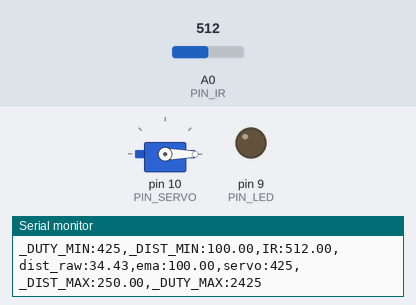
Bench run of a sketch on a simulated Arduino Uno, built with avr-gcc and run on an emulated ATmega328P. Shown: servo, output pins drawn as LEDs (lit = HIGH), the last lines printed to the serial monitor. Inputs (shaded band) come from the test bench; at power-on: A0 (PIN_IR) = 512.

Above: at 1.2 s.
1.3 s: A0 (PIN_IR) set to 356
2.8 s: A0 (PIN_IR) set to 329
At 4.0 s:
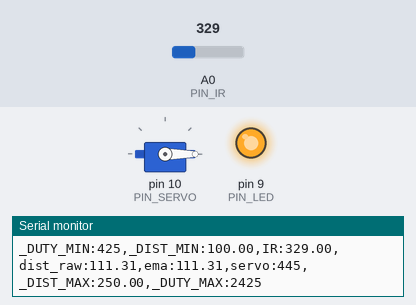
4.3 s: A0 (PIN_IR) set to 240
At 4.9 s:
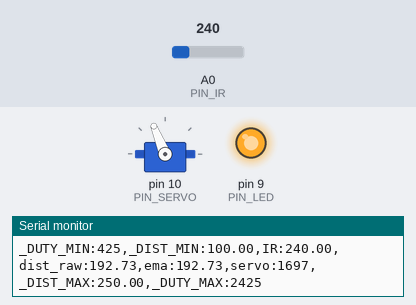
6.1 s: A0 (PIN_IR) set to 260
At 7.4 s:
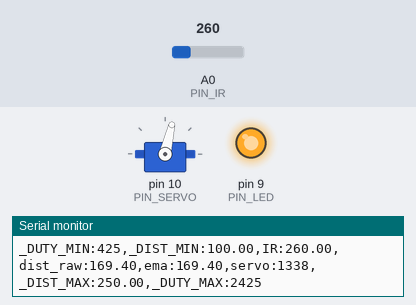
7.8 s: A0 (PIN_IR) set to 306
At 9.4 s:
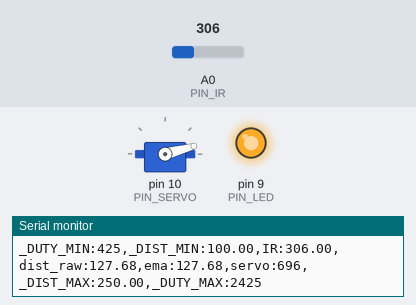
Timing chart, 0 to 10.5 s (numbered marks = the images above; inputs shaded):
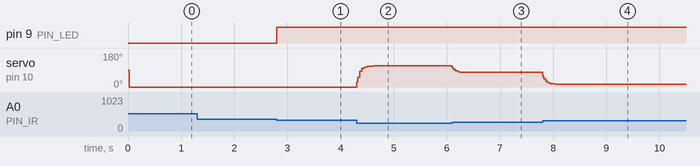

The sketch:

17_example_3.ino
```cpp
#include <Servo.h>

// Arduino pin assignment

#define PIN_IR    0         // IR sensor at Pin A0
#define PIN_LED   9
#define PIN_SERVO 10

#define _DUTY_MIN 425  // servo full clock-wise position (0 degree)
#define _DUTY_NEU 1450  // servo neutral position (90 degree)
#define _DUTY_MAX 2425  // servo full counter-clockwise position (180 degree)

#define _DIST_MIN  100.0   // minimum distance 100mm
#define _DIST_MAX  250.0   // maximum distance 250mm

#define _DIST_MARGIN 10.0
#define N_SAMPLES    8

#define EMA_ALPHA  0.3      // for EMA Filter

#define LOOP_INTERVAL 20   // Loop Interval (unit: msec)

Servo myservo;
unsigned long last_loop_time;   // unit: msec

float dist_prev = _DIST_MIN;
float dist_ema = _DIST_MIN;

void setup()
{
  pinMode(PIN_LED, OUTPUT);

  myservo.attach(PIN_SERVO);
  myservo.writeMicroseconds(_DUTY_NEU);

  Serial.begin(1000000);    // 1,000,000 bps

  last_loop_time = millis();
}

void loop()
{
  unsigned long time_curr = millis();
  int duty;
  float a_value, dist_raw;
  float a_sum;

  // wait until next event time
  if (time_curr < (last_loop_time + LOOP_INTERVAL))
    return;
  last_loop_time += LOOP_INTERVAL;

  a_value = analogRead(PIN_IR);

  a_sum = a_value;
  for (int i = 1; i < N_SAMPLES; i++)
    a_sum += analogRead(PIN_IR);
  a_value = a_sum / N_SAMPLES;

  dist_raw = (6762.0 / (a_value - 9.0) - 4.0) * 10.0 - 60.0;

  if (dist_raw >= _DIST_MIN && dist_raw <= _DIST_MAX) {
    dist_prev = dist_raw;
    digitalWrite(PIN_LED, HIGH);
  }
  else {
    digitalWrite(PIN_LED, LOW);
  }


  dist_ema = EMA_ALPHA * dist_prev + (1.0 - EMA_ALPHA) * dist_ema;

  duty = _DUTY_MIN + (dist_ema - _DIST_MIN) * (_DUTY_MAX - _DUTY_MIN) / (_DIST_MAX - _DIST_MIN);

  duty = _DUTY_MIN + (dist_ema - (_DIST_MIN + _DIST_MARGIN)) * (_DUTY_MAX - _DUTY_MIN) / ((_DIST_MAX - _DIST_MARGIN) - (_DIST_MIN + _DIST_MARGIN));

  if (duty < _DUTY_MIN) duty = _DUTY_MIN;
  if (duty > _DUTY_MAX) duty = _DUTY_MAX;

  myservo.writeMicroseconds(duty);

  Serial.print("_DUTY_MIN:");  Serial.print(_DUTY_MIN);
  Serial.print(",_DIST_MIN:"); Serial.print(_DIST_MIN);
  Serial.print(",IR:");        Serial.print(a_value);
  Serial.print(",dist_raw:");  Serial.print(dist_ema > 0 ? dist_raw : dist_raw);
  Serial.print(",ema:");       Serial.print(dist_ema);
  Serial.print(",servo:");     Serial.print(duty);
  Serial.print(",_DIST_MAX:"); Serial.print(_DIST_MAX);
  Serial.print(",_DUTY_MAX:"); Serial.print(_DUTY_MAX);
  Serial.println("");
}
```

Measured:
- the behaviour switches between 348 and 347 on A0 (PIN_IR) (found by bisection; images 0 and 1)
- after the input at 2.8 s, pin 9 (PIN_LED): LOW → HIGH at once
- after the input at 4.3 s, servo on pin 10 (PIN_SERVO): moves from 0° to 112° over 0.32 s, starting at once
- after the input at 6.1 s, servo on pin 10 (PIN_SERVO): 112° → 77° at once
- after the input at 7.8 s, servo on pin 10 (PIN_SERVO): 77° → 15° at once
